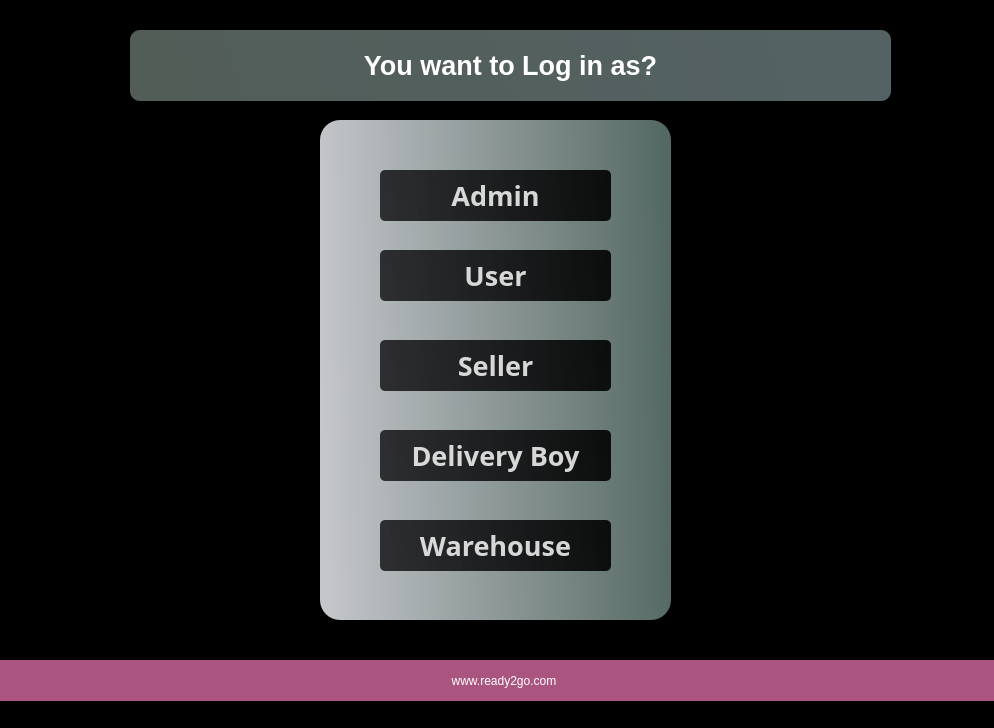
<?xml version="1.0" encoding="UTF-8"?>
<ui version="4.0">
 <class>MainMenu</class>
 <widget class="QMainWindow" name="MainMenu">
  <property name="geometry">
   <rect>
    <x>0</x>
    <y>0</y>
    <width>994</width>
    <height>728</height>
   </rect>
  </property>
  <property name="windowTitle">
   <string>MainMenu</string>
  </property>
  <property name="styleSheet">
   <string notr="true">background-color: rgb(0, 0, 0);
</string>
  </property>
  <widget class="QWidget" name="centralwidget">
   <widget class="QFrame" name="frame">
    <property name="geometry">
     <rect>
      <x>320</x>
      <y>120</y>
      <width>351</width>
      <height>500</height>
     </rect>
    </property>
    <property name="styleSheet">
     <string notr="true">background-color: qlineargradient(spread:pad, x1:0, y1:0.505682, x2:1, y2:0.477, stop:0 rgba(229, 231, 235, 219), stop:1 rgba(95, 118, 112, 226));
	color:rgba(255, 255, 255, 210);
border-radius: 20px</string>
    </property>
    <property name="frameShape">
     <enum>QFrame::Panel</enum>
    </property>
    <property name="frameShadow">
     <enum>QFrame::Plain</enum>
    </property>
    <widget class="QPushButton" name="pushButton_admin">
     <property name="geometry">
      <rect>
       <x>60</x>
       <y>50</y>
       <width>231</width>
       <height>51</height>
      </rect>
     </property>
     <property name="font">
      <font>
       <family>Berlin Sans FB Demi</family>
       <pointsize>20</pointsize>
       <weight>75</weight>
       <bold>true</bold>
      </font>
     </property>
     <property name="styleSheet">
      <string notr="true">QPushButton#pushButton_admin{	
	background-color: qlineargradient(spread:pad, x1:0, y1:0.505682, x2:1, y2:0.477, stop:0 rgba(24, 24, 27, 219), stop:1 rgba(0, 0, 0, 226));
	color:rgba(255, 255, 255, 210);
	border-radius:5px;
}
QPushButton#pushButton_admin:hover{	
	background-color: qlineargradient(spread:pad, x1:0, y1:0.505682, x2:1, y2:0.477, stop:0 rgba(86, 86, 86, 219), stop:1 rgba(180, 180, 181, 226));
}
QPushButton#pushButton_admin:pressed{	
	padding-left:5px;
	padding-top:5px;
	background-color:rgba(105, 118, 132, 200);
}</string>
     </property>
     <property name="text">
      <string>Admin</string>
     </property>
    </widget>
    <widget class="QPushButton" name="pushButton_user">
     <property name="geometry">
      <rect>
       <x>60</x>
       <y>130</y>
       <width>231</width>
       <height>51</height>
      </rect>
     </property>
     <property name="font">
      <font>
       <family>Berlin Sans FB Demi</family>
       <pointsize>20</pointsize>
       <weight>75</weight>
       <bold>true</bold>
      </font>
     </property>
     <property name="styleSheet">
      <string notr="true">QPushButton#pushButton_user{	
	background-color: qlineargradient(spread:pad, x1:0, y1:0.505682, x2:1, y2:0.477, stop:0 rgba(24, 24, 27, 219), stop:1 rgba(0, 0, 0, 226));
	color:rgba(255, 255, 255, 210);
	border-radius:5px;
}
QPushButton#pushButton_user:hover{	
	background-color: qlineargradient(spread:pad, x1:0, y1:0.505682, x2:1, y2:0.477, stop:0 rgba(86, 86, 86, 219), stop:1 rgba(180, 180, 181, 226));
}
QPushButton#pushButton_user:pressed{	
	padding-left:5px;
	padding-top:5px;
	background-color:rgba(105, 118, 132, 200);
}</string>
     </property>
     <property name="text">
      <string>User</string>
     </property>
    </widget>
    <widget class="QPushButton" name="pushButton_seller">
     <property name="geometry">
      <rect>
       <x>60</x>
       <y>220</y>
       <width>231</width>
       <height>51</height>
      </rect>
     </property>
     <property name="font">
      <font>
       <family>Berlin Sans FB Demi</family>
       <pointsize>20</pointsize>
       <weight>75</weight>
       <bold>true</bold>
      </font>
     </property>
     <property name="styleSheet">
      <string notr="true">QPushButton#pushButton_seller{	
	background-color: qlineargradient(spread:pad, x1:0, y1:0.505682, x2:1, y2:0.477, stop:0 rgba(24, 24, 27, 219), stop:1 rgba(0, 0, 0, 226));
	color:rgba(255, 255, 255, 210);
	border-radius:5px;
}
QPushButton#pushButton_seller:hover{	
	background-color: qlineargradient(spread:pad, x1:0, y1:0.505682, x2:1, y2:0.477, stop:0 rgba(86, 86, 86, 219), stop:1 rgba(180, 180, 181, 226));
}
QPushButton#pushButton_seller:pressed{	
	padding-left:5px;
	padding-top:5px;
	background-color:rgba(105, 118, 132, 200);
}</string>
     </property>
     <property name="text">
      <string>Seller</string>
     </property>
    </widget>
    <widget class="QPushButton" name="pushButton_deliveryBoy">
     <property name="geometry">
      <rect>
       <x>60</x>
       <y>310</y>
       <width>231</width>
       <height>51</height>
      </rect>
     </property>
     <property name="font">
      <font>
       <family>Berlin Sans FB Demi</family>
       <pointsize>20</pointsize>
       <weight>75</weight>
       <bold>true</bold>
      </font>
     </property>
     <property name="styleSheet">
      <string notr="true">QPushButton#pushButton_deliveryBoy{	
	background-color: qlineargradient(spread:pad, x1:0, y1:0.505682, x2:1, y2:0.477, stop:0 rgba(24, 24, 27, 219), stop:1 rgba(0, 0, 0, 226));
	color:rgba(255, 255, 255, 210);
	border-radius:5px;
}
QPushButton#pushButton_deliveryBoy:hover{	
	background-color: qlineargradient(spread:pad, x1:0, y1:0.505682, x2:1, y2:0.477, stop:0 rgba(86, 86, 86, 219), stop:1 rgba(180, 180, 181, 226));
}
QPushButton#pushButton_deliveryBoy:pressed{	
	padding-left:5px;
	padding-top:5px;
	background-color:rgba(105, 118, 132, 200);
}</string>
     </property>
     <property name="text">
      <string>Delivery Boy</string>
     </property>
    </widget>
    <widget class="QPushButton" name="pushButton_warehouse">
     <property name="geometry">
      <rect>
       <x>60</x>
       <y>400</y>
       <width>231</width>
       <height>51</height>
      </rect>
     </property>
     <property name="font">
      <font>
       <family>Berlin Sans FB Demi</family>
       <pointsize>20</pointsize>
       <weight>75</weight>
       <bold>true</bold>
      </font>
     </property>
     <property name="styleSheet">
      <string notr="true">QPushButton#pushButton_warehouse{	
	background-color: qlineargradient(spread:pad, x1:0, y1:0.505682, x2:1, y2:0.477, stop:0 rgba(24, 24, 27, 219), stop:1 rgba(0, 0, 0, 226));
	color:rgba(255, 255, 255, 210);
	border-radius:5px;
}
QPushButton#pushButton_warehouse:hover{	
	background-color: qlineargradient(spread:pad, x1:0, y1:0.505682, x2:1, y2:0.477, stop:0 rgba(86, 86, 86, 219), stop:1 rgba(180, 180, 181, 226));
}
QPushButton#pushButton_warehouse:pressed{	
	padding-left:5px;
	padding-top:5px;
	background-color:rgba(105, 118, 132, 200);
}</string>
     </property>
     <property name="text">
      <string>Warehouse</string>
     </property>
    </widget>
   </widget>
   <widget class="QLabel" name="Menue_Tittle">
    <property name="geometry">
     <rect>
      <x>130</x>
      <y>30</y>
      <width>761</width>
      <height>71</height>
     </rect>
    </property>
    <property name="font">
     <font>
      <pointsize>20</pointsize>
      <weight>75</weight>
      <bold>true</bold>
     </font>
    </property>
    <property name="styleSheet">
     <string notr="true">color: rgb(255, 255, 255);
background-color: qlineargradient(spread:pad, x1:0, y1:0.505682, x2:1, y2:0.477, stop:0 rgba(95, 108, 102, 219), stop:1 rgba(95, 111, 112, 226));

border-radius: 10px</string>
    </property>
    <property name="text">
     <string>You want to Log in as?</string>
    </property>
    <property name="alignment">
     <set>Qt::AlignCenter</set>
    </property>
   </widget>
   <widget class="QLabel" name="MainMenuFooter">
    <property name="geometry">
     <rect>
      <x>-30</x>
      <y>660</y>
      <width>1068</width>
      <height>41</height>
     </rect>
    </property>
    <property name="styleSheet">
     <string notr="true">color: rgb(255, 255, 255);
background-color: rgb(170, 85, 127);</string>
    </property>
    <property name="text">
     <string>www.ready2go.com</string>
    </property>
    <property name="alignment">
     <set>Qt::AlignCenter</set>
    </property>
   </widget>
   <widget class="QLabel" name="label">
    <property name="geometry">
     <rect>
      <x>0</x>
      <y>-40</y>
      <width>1011</width>
      <height>701</height>
     </rect>
    </property>
    <property name="text">
     <string/>
    </property>
    <property name="pixmap">
     <pixmap>C:/Users/User/Downloads/346102158_237809818837113_4210465471170094184_n.jpg</pixmap>
    </property>
   </widget>
   <zorder>label</zorder>
   <zorder>frame</zorder>
   <zorder>Menue_Tittle</zorder>
   <zorder>MainMenuFooter</zorder>
  </widget>
  <widget class="QMenuBar" name="menubar">
   <property name="geometry">
    <rect>
     <x>0</x>
     <y>0</y>
     <width>994</width>
     <height>26</height>
    </rect>
   </property>
  </widget>
 </widget>
 <resources/>
 <connections/>
</ui>
